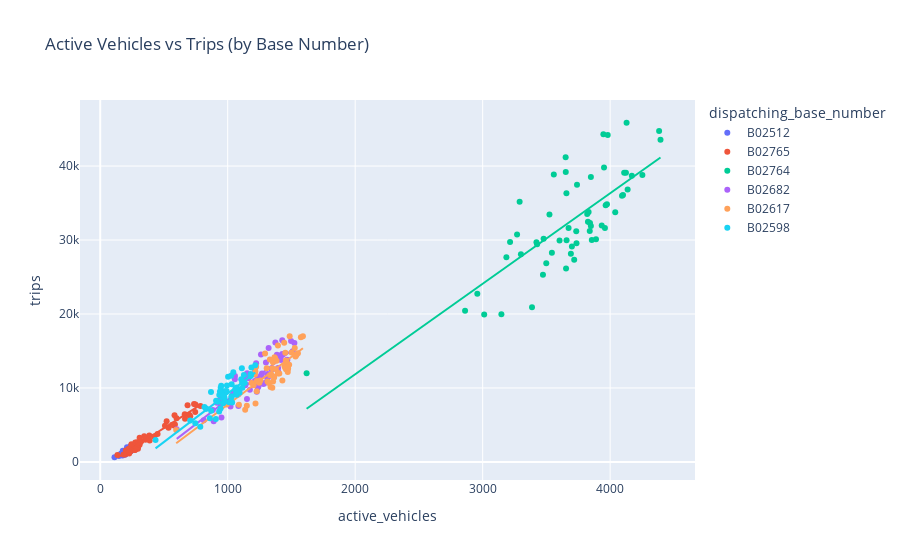

Here is the notebook cell this chart was saved with:
### Code cell
# 📈 Trend 3 — Active Vehicles vs Trips
fig3 = px.scatter(uber, x='active_vehicles', y='trips', color='dispatching_base_number',
                  title='Active Vehicles vs Trips (by Base Number)', trendline='ols')
fig3.show()
